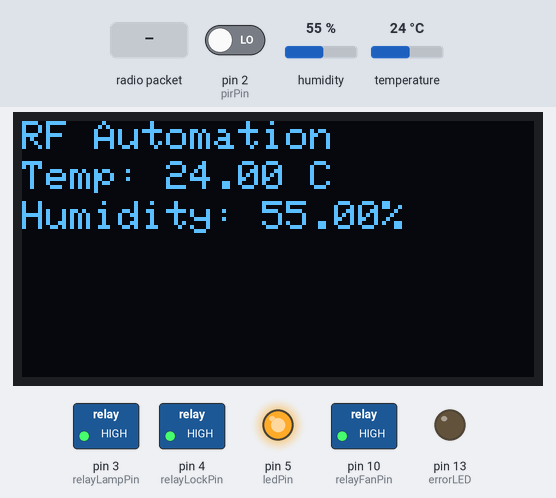
The sketch below on a simulated Arduino Uno, built with avr-gcc and run on an emulated ATmega328P. Shown: 128×64 one-colour display, switched loads named in the sketch (green lamp = pin HIGH), output pins drawn as LEDs (lit = HIGH). The inputs (shaded band) are chosen by the test bench; at power-on: pin 2 (pirPin) LOW, humidity 55 %, temperature 24 °C. No radio packets arrive unless stated; what the sketch prints to the serial monitor is not drawn.

Above: at 1.2 s.
1.3 s: pin 2 (pirPin) driven HIGH
At 1.63 s:
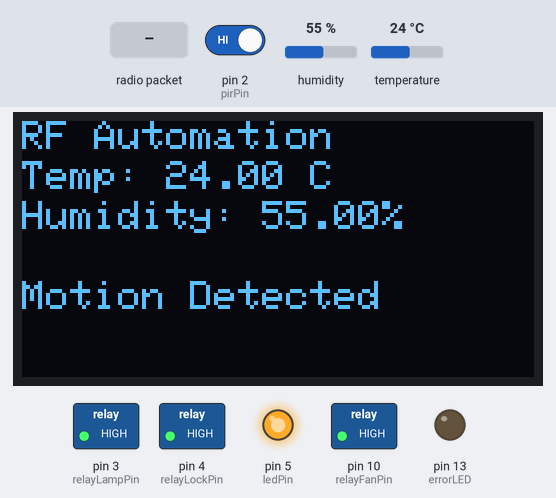
3.3 s: radio packet "ABC" arrives
At 4.4 s:
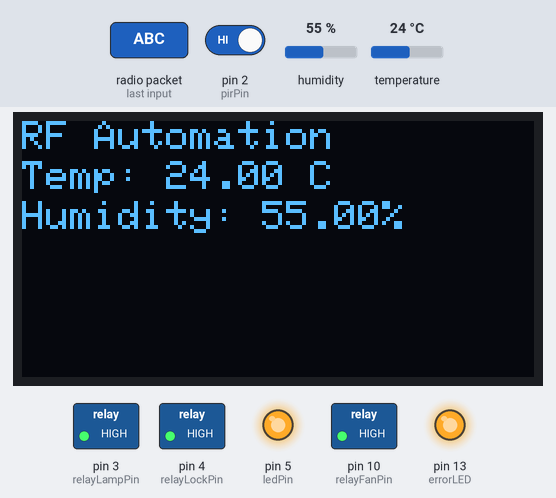
6.0 s: humidity set to 22 %
At 8.4 s:
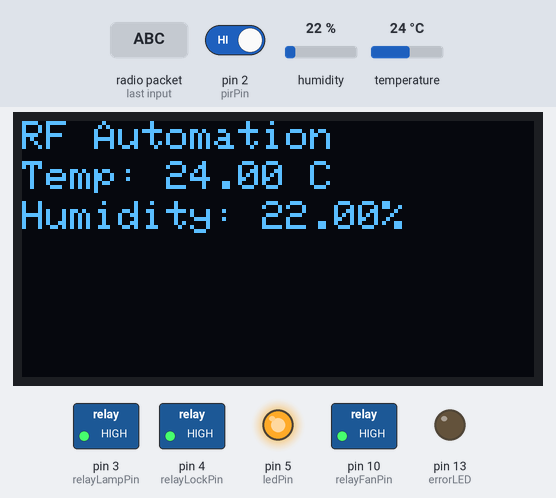
9.1 s: temperature set to 12 °C
At 10.1 s:
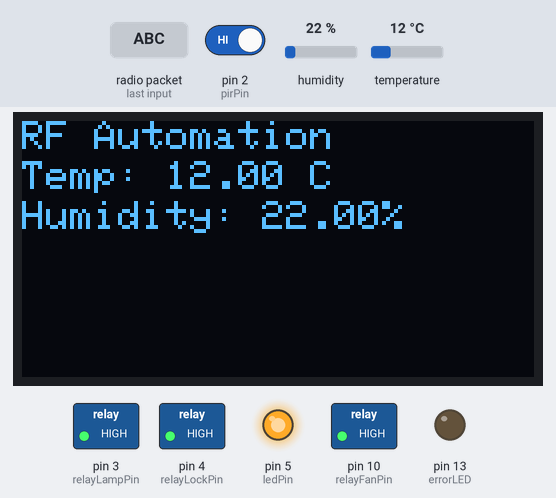
11.3 s: radio packet "FON" arrives
At 12.5 s:
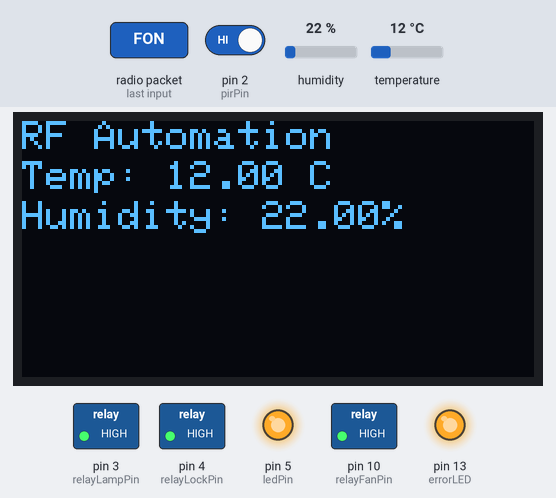
13.6 s: humidity set to 40 %
At 16.0 s:
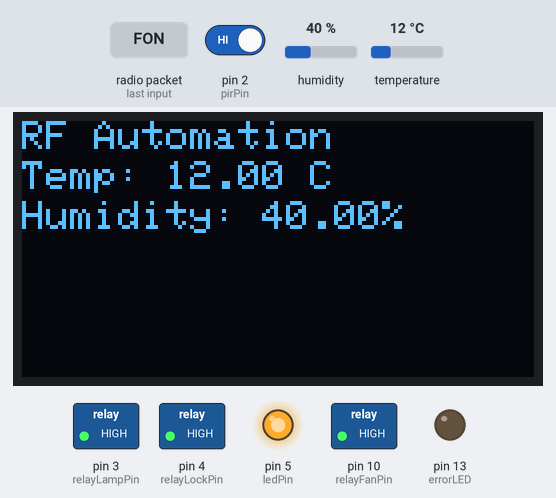
Timing chart, 0 to 17.5 s (numbered marks = the images above; inputs shaded):
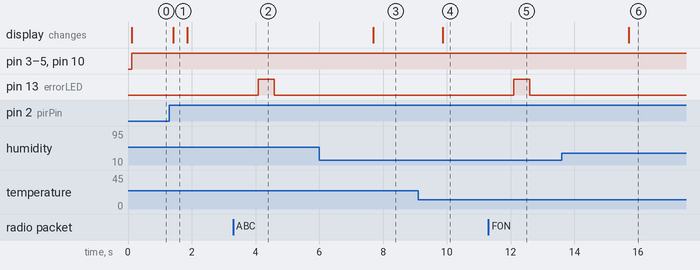

Measured:
- after the input at 1.3 s, the display: changes after 0.12 s (image 1)
- after the input at 3.3 s, pin 13 (errorLED): LOW → HIGH after 0.79 s, → LOW 0.50 s later
- after the input at 6.0 s, the display: changes after 1.7 s (image 3)
- after the input at 9.1 s, the display: changes after 0.77 s (image 4)
- after the input at 11.3 s, pin 13 (errorLED): LOW → HIGH after 0.80 s, → LOW 0.50 s later
- after the input at 13.6 s, the display: changes after 2.1 s (image 6)
- what the display in image 1 shows lasts 0.5 s, from 1.4 s to 1.9 s

The sketch:

rf_led_recieve.ino
```cpp
#include <VirtualWire.h>
#include "DHT.h"
#include <SPI.h>
#include <Wire.h>
#include <Adafruit_GFX.h>
#include <Adafruit_SSD1306.h>


// OLED display TWI address
#define OLED_ADDR   0x3C

Adafruit_SSD1306 display(-1);


#define DHTPIN 7     // what digital pin we're connected to
const int RF_RX_PIN = 11;


int relayFanPin = 10; //attach relay to pin D4
int ledPin = 5; //attach relay to pin D5
int errorLED = 13;
int pirPin = 2;
int relayLampPin = 3;
int relayLockPin = 4;

float count3 = 120;


#define DHTTYPE DHT22   // DHT 22  (AM2302), AM2321
DHT dht(DHTPIN, DHTTYPE);

boolean led = 1;
boolean relayFan = 1;
boolean relayLamp = 1;
boolean relayLock = 1;
boolean ledState = true;

uint8_t buf [VW_MAX_MESSAGE_LEN];
uint8_t buflen = VW_MAX_MESSAGE_LEN;

float lock_close = millis();
boolean lock_flag = false;

void setup() {
  led = 1;
relayFan = 1;
relayLamp = 1;
relayLock = 1;
ledState = true;
  // put your setup code here, to run once:
  dht.begin();
  vw_set_ptt_inverted(true);
  vw_set_tx_pin(RF_RX_PIN);
  vw_setup(2000);
  vw_rx_start();

  pinMode(relayFanPin, OUTPUT);
   pinMode(relayLampPin, OUTPUT);
    pinMode(relayLockPin, OUTPUT);
  pinMode(ledPin, OUTPUT);
  pinMode(errorLED, OUTPUT);


  digitalWrite(relayFanPin, LOW);
  digitalWrite(relayLampPin, LOW);
  digitalWrite(relayLockPin, LOW);
  digitalWrite(ledPin, LOW);

 // relay = false;
  //led = false;
  Serial.begin(9600);

  // initialize and clear display
  display.begin(SSD1306_SWITCHCAPVCC, OLED_ADDR);
  display.clearDisplay();
  display.display();

   // display a line of text
  display.setTextSize(1.8);
  display.setTextColor(WHITE);
  display.setCursor(0,0);
  display.print("RF Automation");


  // update display with all of the above graphics
  display.display();

   //attach interrupt for the various pins
  attachInterrupt(digitalPinToInterrupt(pirPin), Alert_PIR, RISING);

}

void Alert_PIR(){
  Serial.println("Motion Detected in PIR1");
  Serial.println("Sending SMS Alert");
  display.setCursor(0,40);
  display.print("Motion Detected");
}

void loop() {

  display.setCursor(0,0);
  display.print("RF Automation");

  // put your main code here, to run repeatedly:
   float h = dht.readHumidity();
  // Read temperature as Celsius (the default)
  float t = dht.readTemperature();


  // Check if any reads failed and exit early (to try again).
  if (isnan(h) || isnan(t)) {
    Serial.println("Failed to read from DHT sensor!");
    return;
  }

 display.setCursor(0,10);
  display.print("Temp: ");
  display.print(t);
  display.print(" C");

  display.setCursor(0,20);
  display.print("Humidity: ");
  display.print(h);
  display.print("%");
  display.display();

  Serial.print("Humidity: ");
  Serial.print(h);
  Serial.print(" %\t");
  Serial.print("Temperature: ");
  Serial.print(t);
  Serial.print(" *C ");


  if(vw_get_message(buf, &buflen))  {
    delay(500);
    Serial.println((char *) buf);
    payloadDecode ( (char *) buf);
    delay(500);
    }

    if(led == true)  {

         digitalWrite(ledPin, led);
      }else{
        ledState = !ledState;
        Serial.println(led);
        digitalWrite(ledPin, led);

        display.setCursor(0,30);
  display.print("LED ON");

  display.display();
    display.clearDisplay();


     //   display.setCursor(0,30);
 // display.print("LED OFF");

//  display.display();
 // display.clearDisplay();
      }


      if(relayFan == true){

        Serial.println(relayFan);
        digitalWrite(relayFanPin, relayFan);
  //display.clearDisplay();
      }else{
        Serial.println(relayFan);
        digitalWrite(relayFanPin, relayFan);

        display.setCursor(0,30);
  display.print("FAN ON");

  display.display();

       // display.setCursor(0,30);
  //display.print("FAN OFF");

 // display.display();
      }

      if(relayLamp == true){
        Serial.println(relayLamp);
        digitalWrite(relayLampPin, relayLamp);
  //display.clearDisplay();
      }else{
        Serial.println(relayLamp);
        digitalWrite(relayLampPin, relayLamp);

        display.setCursor(0,30);
  display.print("AC LAMP ON");

  display.display();

   //     display.setCursor(0,30);
  //display.print("AC LAMP OFF");

  //display.display();
  //display.clearDisplay();
      }

 if(relayLock == true){
  count3 = 120;
        Serial.println(relayLock);
        digitalWrite(relayLockPin, relayLock);

        //display.setCursor(0,30);
 // display.print("DOOR LOCKED");

 // display.display();
//display.clearDisplay();
      }else{
        Serial.println(relayLock);
        digitalWrite(relayLockPin, relayLock);
        display.setCursor(0,30);
 display.print("DOOR UNLOCKED");

 display.display();
  //display.clearDisplay();
  Serial.println(lock_close);

  //close lock after some minutes
  Serial.println(millis() - lock_close);
  if (millis() - lock_close > 120000){
   // Serial.println(millis() - lock_close);
    lock_flag = true;
    lock_close = millis();
  }

  count3 -= 1;
  display.setCursor(0,45);
  display.print("DOOR LOCKING IN ");
 display.print(count3);
 display.print("secs" );
  display.display();
      }
//
//if(relayFan == true)  {
//  digitalWrite(relayFanPin, HIGH);
//  }
//
//if(relayFan == false)  {
//  digitalWrite(relayFanPin, LOW);
//  }


if (lock_flag){
int  count1 = 0;
  int count2 = 5;

  while(count1 < 5){
     display.setCursor(0,30);
    display.print("DOOR LOCKING IN ");
    display.print(count2 -= 1);
     display.display();
    display.clearDisplay();
     count1 ++;
     delay(1000);
  }
  relayLock = 1;
  digitalWrite(relayLockPin, relayLock);
  lock_flag = false;


}

display.clearDisplay();
  delay(400);
}


void payloadDecode(char msg[]) {
  if (strlen(msg) == 0)   {

    ErrorLED();
    return;
    }

if ( compareMessage(msg, '@') == false || compareMessage(msg, '$') == false)  {
  //Serial.println(msg);
  ErrorLED();
  return;
  }

char cTag[5] ="";
int index =0;
int iLoop = IndexOf(msg,'@');

if(iLoop == -1) {
  //Serial.println(msg);
  ErrorLED();
  return;
  }

 iLoop++;

while (iLoop < strlen(msg)) {

  if(msg[iLoop] == '$')   {
    break;
    } else   {
      cTag[index] = msg[iLoop];
    //  Serial.println(msg);
      index++;

 }
   iLoop ++;
   }

 String sTag = String(cTag);

if (sTag.equals("ABC"))   {
  //Serial.println(msg);
  led = !led;
  }


if (sTag.equals("FON"))   {
  //Serial.println(msg);
  relayFan = !relayFan;
  }

  if (sTag.equals("LCK"))   {
  //Serial.println(msg);
  relayLock = !relayLock;
  }

  if (sTag.equals("LON"))   {
  //Serial.println(msg);
  relayLamp = !relayLamp;
  }


}

int IndexOf(char msg[], char tag) {
  if (strlen(msg) ==0) {
    return false;
  }

    boolean bFlag = false;
    int iIndex = -1;

for( int i=0; i<strlen(msg); i++)  {
  if(msg[i]== tag)
    iIndex = i;
    }

return iIndex;
}


boolean compareMessage (char msg[], char tag) {
  if (strlen(msg) ==0){
    return false;
  }

  boolean bFlag = false;

//Serial.println(msg);

for( int i=0; i<strlen(msg); i++)  {
  if(msg[i]== tag)
  bFlag = true;
  }

return bFlag;
}


void ErrorLED() {
  digitalWrite(errorLED, HIGH);
  delay(500);
  digitalWrite(errorLED, LOW);
}
```
